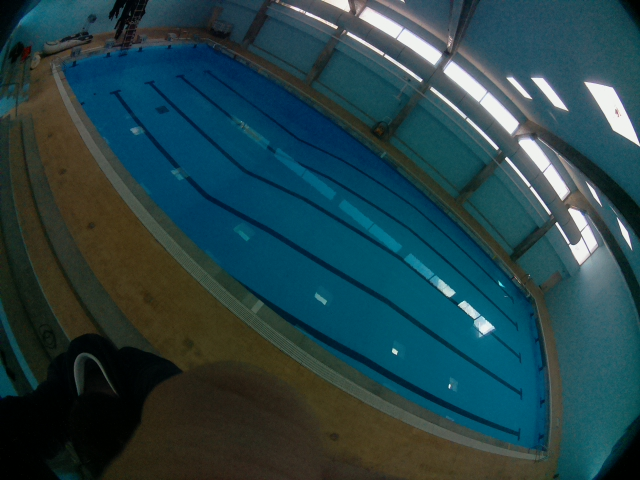
#> input picture images/pool/img06.jpg, 640 x 480 px
$ python failed_undistortions.py
#> lines starting #> are read from the running program, lines starting #| are printed output that depends on the picture
import cv2 as cv
import numpy as np

image_path = "../../../images/pool/img06.jpg"
image = cv.imread(image_path)
#> image is the input picture: shape (480, 640, 3); mean B, G, R 71.7, 66.7, 36.4

cv.imshow("Image", image)

#######
# mtx = np.array([[284.09199125, 0., 333.58468528],
#                 [0., 286.57231784, 228.78259243],
#                 [0., 0., 1.]])
#
# dist = np.array([[-0.27082553, 0.05670376, -0.00057874, -0.00264447, -0.00464092]])

#######
# mtx = np.array([[273.34618059, 0., 309.49630399],
#                 [0., 273.95108651, 217.96747154],
#                 [0., 0., 1.]])
#
# dist = np.array([[-0.26575084, 0.05453926, 0.00125302, 0.00155206, -0.00410494]])
#

#######
# mtx = np.array([[270.63540133, 0., 327.88446918],
#                 [0., 270.85324407, 222.86103904],
#                 [0., 0., 1., ]])
#
# dist = np.array([[-0.27714108, 0.06291579, -0.00124666, -0.00055931, -0.00553095]])

########
# mtx = np.array([[271.57352704, 0., 316.43053844],
#                 [0., 271.96067817, 219.37458422],
#                 [0., 0., 1.]])
#
# dist = np.array([[-2.64809487e-01, 5.46564118e-02, 6.35828879e-04, 1.08756183e-04,
#                   -4.22546892e-03]])

# Circles
mtx = np.array([[271.56002755, 0., 326.48381859],
                [0., 272.40542068, 217.92025054],
                [0., 0., 1.]])

dist = np.array([[-2.47421285e-01, 4.61916330e-02, 1.73875635e-04, -7.26108802e-04,
                  -3.28833132e-03]])

h, w = image.shape[:2]
#> h = 480; w = 640
new_camera_matrix, roi = cv.getOptimalNewCameraMatrix(mtx, dist, (w, h), 0.4, (w, h))
#> roi = (37, 15, 438, 319)

undistorted = cv.undistort(image, mtx, dist, None, new_camera_matrix)
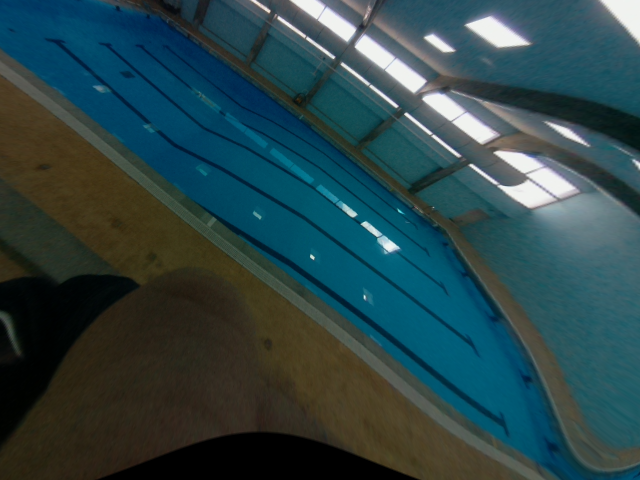
#> undistorted: shape (480, 640, 3); mean B, G, R 72.6, 69.2, 43.1
cv.imshow("Undistorted", undistorted)

# x, y, w, h = roi
# undistorted_crop = undistorted[y:y + h, x:x + w]
# cv.imshow("Undistorted cropped", undistorted_crop)


cv.waitKey(0)
cv.destroyAllWindows()

$ run again, with images/pool/img01.jpg copied over images/pool/img06.jpg
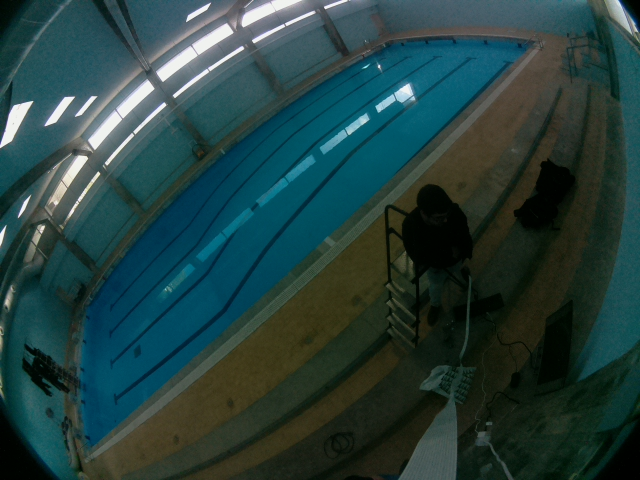
#> input picture images/pool/img01.jpg, 640 x 480 px
#> image is the input picture: shape (480, 640, 3); mean B, G, R 62.8, 64.6, 36.9
#> `undistorted = cv.undistort(image, mtx, dist, None, new_camera_matrix)`:
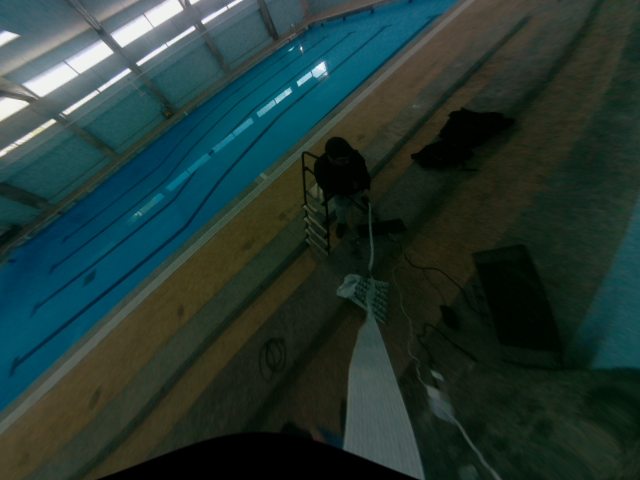
#> undistorted: shape (480, 640, 3); mean B, G, R 50.5, 55.5, 35.4

$ run again, with images/pool/pool.jpeg copied over images/pool/img06.jpg
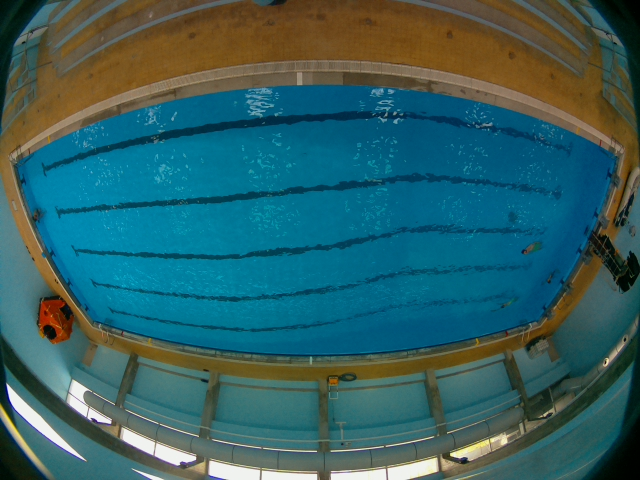
#> input picture images/pool/pool.jpeg, 640 x 480 px
#> image is the input picture: shape (480, 640, 3); mean B, G, R 99, 96.4, 49.9
#> `undistorted = cv.undistort(image, mtx, dist, None, new_camera_matrix)`:
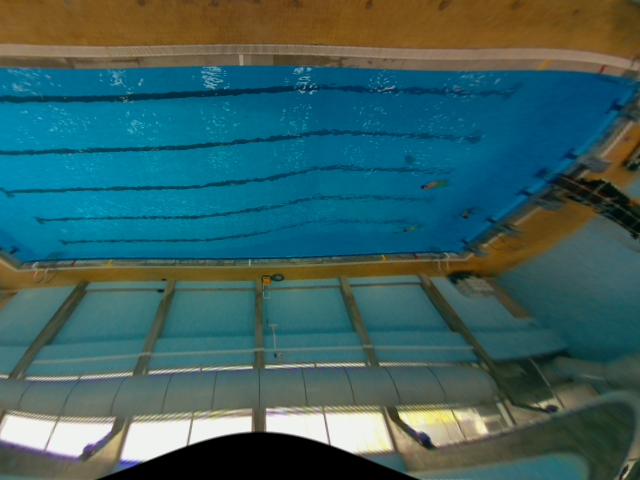
#> undistorted: shape (480, 640, 3); mean B, G, R 97, 96.7, 57.4
